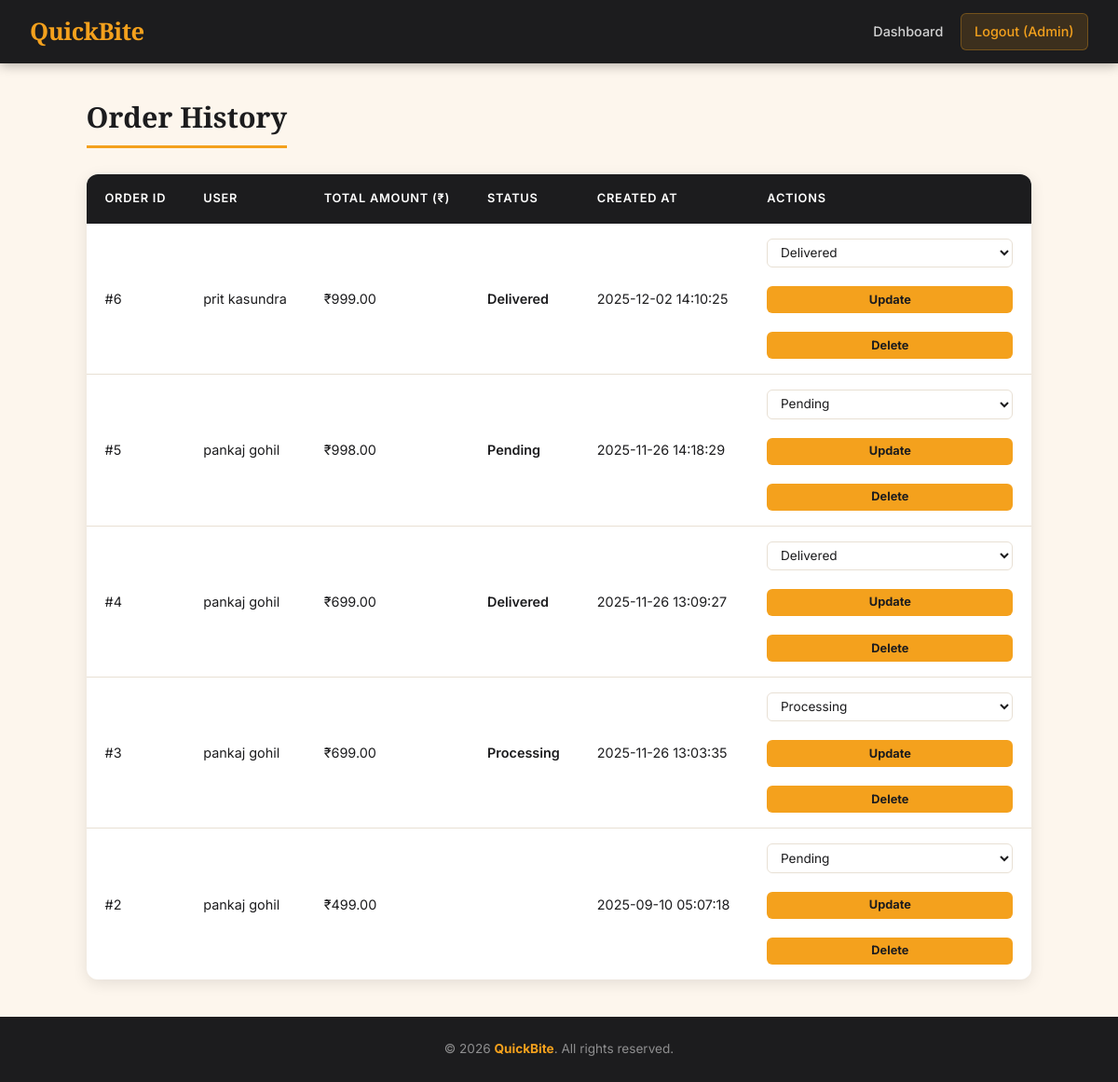
/orders.php (signed in), run on the app's committed database.
### tables this page shows
CREATE TABLE IF NOT EXISTS `orders` (
  `id` int NOT NULL AUTO_INCREMENT,
  `user_id` int DEFAULT NULL,
  `total_amount` decimal(10,2) DEFAULT NULL,
  `status` enum('Pending','Processing','Delivered','Cancelled') NOT NULL DEFAULT 'Pending',
  `created_at` timestamp NULL DEFAULT CURRENT_TIMESTAMP,
  PRIMARY KEY (`id`),
  KEY `fk_orders_user_id` (`user_id`)
);

CREATE TABLE IF NOT EXISTS `users` (
  `id` int NOT NULL AUTO_INCREMENT,
  `name` varchar(100) DEFAULT NULL,
  `email` varchar(100) DEFAULT NULL,
  `password` varchar(255) DEFAULT NULL,
  `address` text,
  `phone` varchar(20) DEFAULT NULL,
  `created_at` timestamp NULL DEFAULT CURRENT_TIMESTAMP,
  `role` enum('user','admin') NOT NULL DEFAULT 'user',
  PRIMARY KEY (`id`),
  UNIQUE KEY `email` (`email`)
);

### orders.php (the view, shortened to what this page needs)
<?php
include 'includes/db.php';
include 'includes/header.php';
$role = $_SESSION['user_role'] ?? 'user';
if ($role === 'admin') {
    $sql = "SELECT o.id, o.total_amount, o.status, o.created_at, u.name AS user_name
            FROM orders o
            LEFT JOIN users u ON o.user_id = u.id
            ORDER BY o.created_at DESC";
    $stmt = $conn->prepare($sql);
}
$stmt->execute();
$result = $stmt->get_result();
?>
<div class="container">
    <h1>Order History</h1>
    <?php if ($result->num_rows > 0): ?>
        <table class="orders-table">
            <thead>
                <tr>
                    <th>Order ID</th>
                    <th>User</th>
                    <th>Total Amount (₹)</th>
                    <th>Status</th>
                    <th>Created At</th>
                    <?php if ($role === 'admin'): ?>
                        <th>Actions</th>
                    <?php endif; ?>
                </tr>
            </thead>
            <tbody>
                <?php while ($row = $result->fetch_assoc()): ?>
                    <tr>
                        <td>#<?= htmlspecialchars($row['id']) ?></td>
                        <td><?= htmlspecialchars($row['user_name'] ?? 'N/A') ?></td>
                        <td>₹<?= number_format($row['total_amount'], 2) ?></td>
                        <td><?= htmlspecialchars($row['status']) ?></td>
                        <td><?= htmlspecialchars($row['created_at']) ?></td>
                        <?php if ($role === 'admin'): ?>
                            <td>
                                <form method="POST" style="display:inline;">
                                    <select name="status" required>
                                        <option value="Pending" <?= $row['status'] == 'Pending' ? 'selected' : '' ?>>Pending</option>
                                        <option value="Processing" <?= $row['status'] == 'Processing' ? 'selected' : '' ?>>Processing</option>
                                        <option value="Delivered" <?= $row['status'] == 'Delivered' ? 'selected' : '' ?>>Delivered</option>
                                    </select>
                                    <button type="submit" name="update_status" class="btn btn-secondary">Update</button>
                                </form>
                                <form method="POST" style="display:inline;">
                                    <button type="submit" name="delete_order" class="btn btn-danger"
                                        onclick="return confirm('Are you sure you want to delete this order?')">Delete</button>
                                </form>
                            </td>
                        <?php endif; ?>
                    </tr>
                <?php endwhile; ?>
            </tbody>
        </table>
    <?php else: ?>
        <p>No orders found.</p>
    <?php endif; ?>
</div>
<?php
include 'includes/footer.php';
?>

### css/style.css (style rules this page uses)
:root { --charcoal: #1C1C1E; --saffron: #F4A11D; --saffron-dk: #D4880E; --cream: #FDF6ED; --tomato: #E8432D; --tomato-dk: #C2341F; --sage: #4A7C59; --sage-dk: #355E41; --muted: #6B6B6B; --border: #E8E0D4; --white: #FFFFFF; --shadow-sm: 0 1px 4px rgba(0,0,0,0.08); --shadow-md: 0 4px 16px rgba(0,0,0,0.10); --shadow-lg: 0 8px 32px rgba(0,0,0,0.14); --radius-sm: 6px; --radius-md: 12px; --radius-lg: 20px; --nav-h: 68px; }
*, *::before, *::after { margin: 0; padding: 0; box-sizing: border-box; }
html { scroll-behavior: smooth; }
html, body { height: 100%; }
body { font-family: 'Inter', sans-serif; background-color: var(--cream); color: var(--charcoal); line-height: 1.6; padding-top: var(--nav-h); display: flex; flex-direction: column; min-height: 100vh; }
h1, h2, h3 { font-family: 'Playfair Display', serif; line-height: 1.2; }
.container { max-width: 1160px; margin: 0 auto; padding: 2.5rem 1.5rem; }
.container > h1, .container > h2:first-child { font-size: 2rem; color: var(--charcoal); margin-bottom: 1.75rem; padding-bottom: 0.75rem; border-bottom: 3px solid var(--saffron); display: inline-block; }
.btn, .btn-primary, .btn-secondary, .btn-danger { display: inline-block; font-family: 'Inter', sans-serif; font-size: 0.9rem; font-weight: 600; padding: 0.6rem 1.4rem; border-radius: var(--radius-sm); border: none; cursor: pointer; text-decoration: none; transition: background 0.2s, transform 0.15s, box-shadow 0.2s; line-height: 1.4; }
.btn { background: var(--sage); color: var(--white); }
.btn-secondary { background: var(--sage); color: var(--white); }
.btn-danger { background: var(--tomato); color: var(--white); }
form input[type="text"], form input[type="email"], form input[type="password"], form input[type="number"], form input[type="file"], form textarea, form select { width: 100%; padding: 0.7rem 1rem; border: 1.5px solid var(--border); border-radius: var(--radius-sm); font-family: 'Inter', sans-serif; font-size: 0.95rem; background: var(--white); color: var(--charcoal); transition: border-color 0.2s, box-shadow 0.2s; margin-bottom: 0; }
form button[type="submit"] { margin-top: 1.25rem; background: var(--saffron); color: var(--charcoal); font-weight: 700; padding: 0.75rem 2rem; border: none; border-radius: var(--radius-sm); font-size: 1rem; cursor: pointer; transition: background 0.2s, transform 0.15s; width: 100%; }
.container > h1:first-of-type { font-size: 1.9rem; }
.container form { max-width: 480px; background: var(--white); padding: 2rem; border-radius: var(--radius-md); box-shadow: var(--shadow-md); border: 1px solid var(--border); margin-top: 1rem; }
.orders-table { width: 100%; border-collapse: collapse; background: var(--white); border-radius: var(--radius-md); overflow: hidden; box-shadow: var(--shadow-md); }
.orders-table th { background: var(--charcoal); color: var(--white); padding: 1rem 1.25rem; text-align: left; font-size: 0.8rem; font-weight: 600; text-transform: uppercase; letter-spacing: 0.06em; }
.orders-table td { padding: 1rem 1.25rem; border-bottom: 1px solid var(--border); font-size: 0.9rem; vertical-align: middle; }
.orders-table tr:last-child td { border-bottom: none; }
.orders-table td:nth-child(4) { font-weight: 600; }
.orders-table form { display: inline; background: none; padding: 0; border: none; box-shadow: none; margin: 0; }
.orders-table select { padding: 0.35rem 0.6rem; border: 1.5px solid var(--border); border-radius: var(--radius-sm); font-size: 0.85rem; background: var(--white); margin-right: 0.4rem; }
.orders-table .btn, .orders-table .btn-secondary, .orders-table .btn-danger { padding: 0.35rem 0.8rem; font-size: 0.8rem; }

### data on the page
orders: id "6", user.name "prit kasundra", total_amount "999.00", status "Delivered", created_at "2025-12-02 14:10:25"
orders: id "5", user.name "pankaj gohil", total_amount "998.00", status "Pending", created_at "2025-11-26 14:18:29"
orders: id "4", user.name "pankaj gohil", total_amount "699.00", status "Delivered", created_at "2025-11-26 13:09:27"
orders: id "3", user.name "pankaj gohil", total_amount "699.00", status "Processing", created_at "2025-11-26 13:03:35"
orders: id "2", user.name "pankaj gohil", total_amount "499.00", created_at "2025-09-10 05:07:18"

### other printed values
$_SESSION['user_name'] "Admin"
